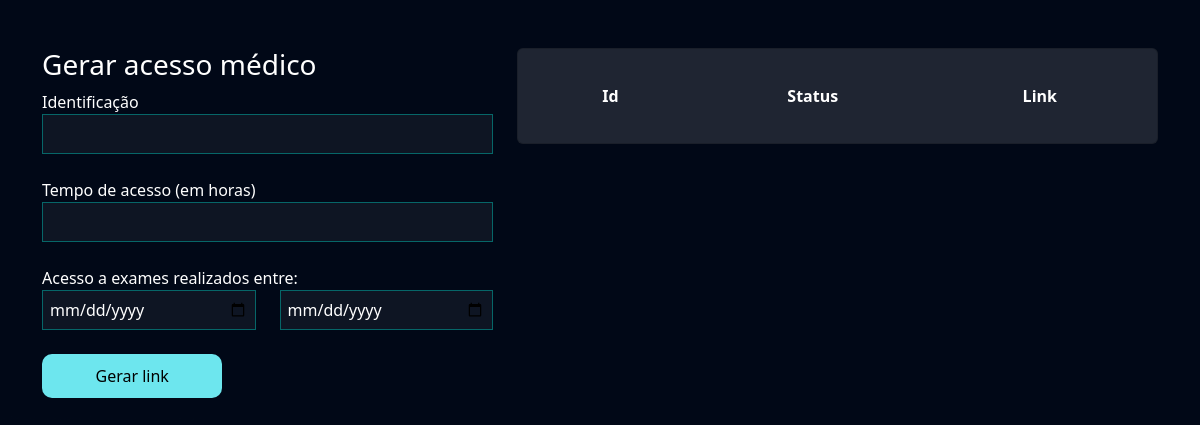
The page /exams/generate_medical_access/ (signed in) on the database as committed earlier.
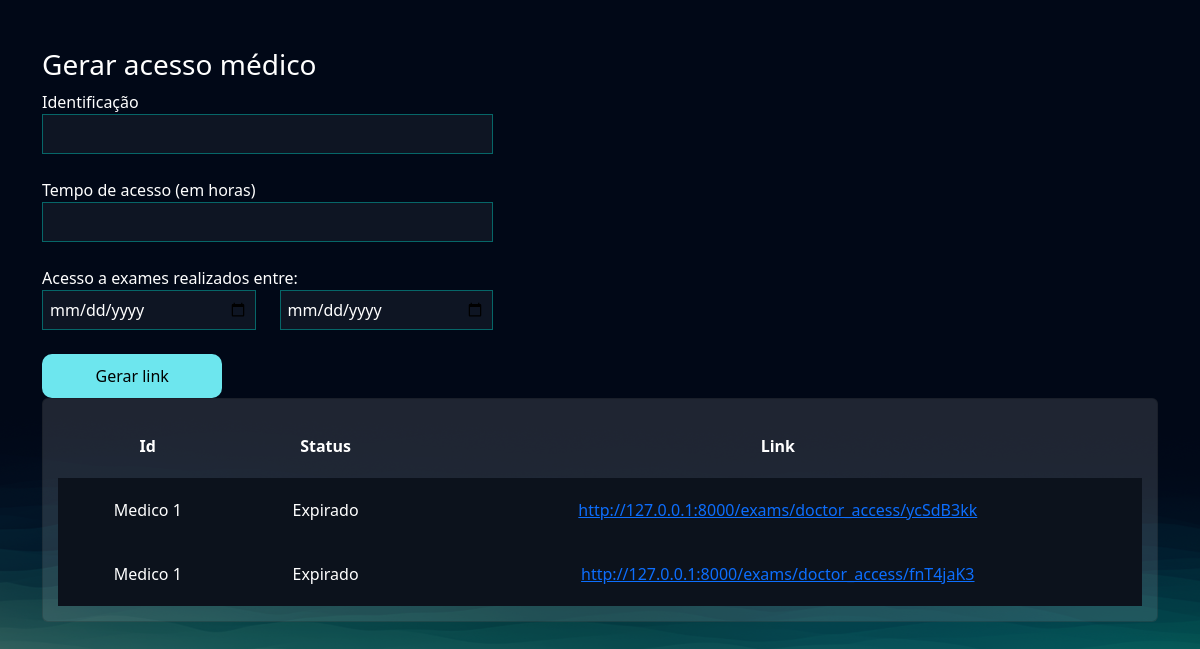
The same page on the database as committed later.
### exams/models.py (models this page shows, shortened)
class MedicalAccess(models.Model):
    user = models.ForeignKey(User, on_delete=models.DO_NOTHING)
    identification = models.CharField(max_length=50)
    access_time = models.IntegerField()
    created_in = models.DateTimeField()
    initial_exams_date = models.DateField()
    data_exams_finals = models.DateField()
    token = models.CharField(max_length=20, null=True, blank=True)
    @property
    def status(self):
        return 'Expirado' if timezone.now() > (self.created_in + timedelta(
            hours=self.access_time)) else 'Ativo'
    @property
    def url(self):
        return f'http://127.0.0.1:8000/exams/doctor_access/{self.token}'

### exams/views.py (the view, shortened to what this page needs)
@login_required
def generate_medical_access(request):
    if request.method == "GET":
        medical_access = MedicalAccess.objects.filter(user=request.user)
        return render(
            request,
            "generate_medical_access.html",
            {"medical_access": medical_access}
        )

### exams/templates/generate_medical_access.html (shortened to what this page needs)
{% extends "bases/base.html" %}
{% load static %}
{% block 'head' %}
    <link href="{% static 'exams/css/css.css' %}" rel="stylesheet">
    <link href="{% static 'exams/css/manage_orders.css' %}" rel="stylesheet">
{% endblock 'head' %}
{% block 'conteudo' %}
    <br>
    <br>
    <div class="container">
        <div class="row">
            <div class="col-md-5">
                <h3>Gerar acesso médico</h3>
                <form action="{% url "generate_medical_access" %}" method="POST">{% csrf_token %}
                    <label for="">Identificação</label>
                    <br>
                    <input style="width: 100%" type="text" name="identification" id="" class="input-default">
                    <br>
                    <br>
                    <label for="">Tempo de acesso (em horas)</label>
                    <br>
                    <input style="width: 100%" type="number" name="access_time" id="" class="input-default">
                    <br>
                    <br>
                    <div class="row">
                        <label for="">Acesso a exames realizados entre:</label>
                        <div class="col-md">
                            <input style="width: 100%" type="date" name="initial_exams_date" id="" class="input-default">
                        </div>
                        <div class="col-md">
                            <input style="width: 100%" type="date" name="data_exams_finals" id="" class="input-default">
                            <br>
                            <br>
                        </div>
                    </div>
                    <input style="width: 40%" type="submit" class="btn-default" value="Gerar link">
                </form>
            </div>
            <div class="col-md">
                <div class="card">
                    <table style="text-align: center">
                        <tr>
                          <th>Id</th>
                          <th>Status</th>
                          <th>Link</th>
                        </tr>
                        {% for access in medical_access %}
                            <tr class="linha-tabela">
                                <td>{{access.identification}}</td>
                                <td>{{access.status}}</td>
                                <td><a href="{{access.url}}">{{access.url}}</a></td>
                            </tr>
                            {% endfor %}
                    </table>
                </div>
            </div>
        </div>
    </div>
{% endblock 'conteudo' %}

Rows that differ between the two databases and show on the page:
added MedicalAccess: identification "Medico 1", status "Expirado", url "http://127.0.0.1:8000/exams/doctor_access/ycSdB3kk"
added MedicalAccess: identification "Medico 1", status "Expirado", url "http://127.0.0.1:8000/exams/doctor_access/fnT4jaK3"
